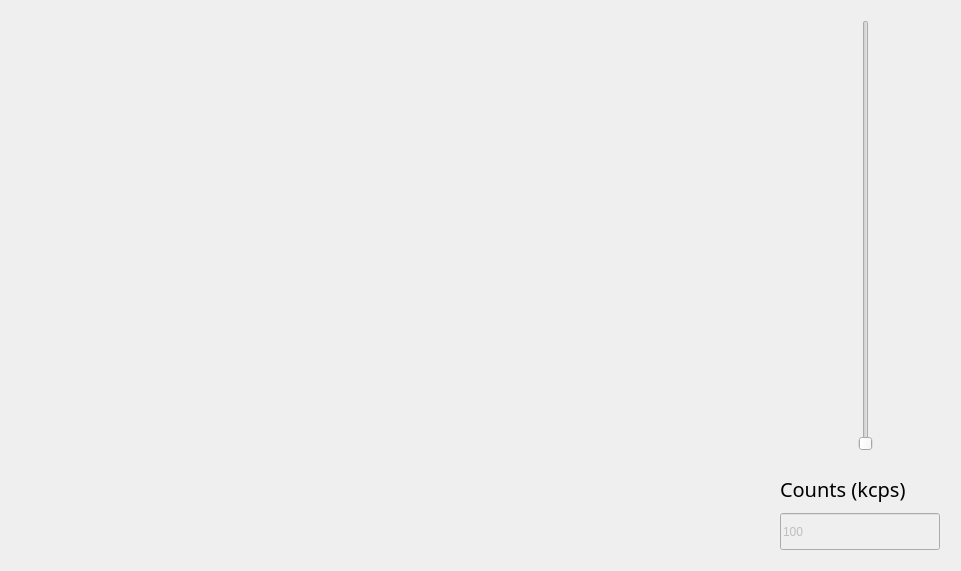
                          <widget class="QFrame" name="frame_13">
                           <property name="geometry">
                            <rect>
                             <x>10</x>
                             <y>10</y>
                             <width>961</width>
                             <height>571</height>
                            </rect>
                           </property>
                           <property name="frameShape">
                            <enum>QFrame::NoFrame</enum>
                           </property>
                           <widget class="QWidget" name="widget_6" native="true">
                            <property name="geometry">
                             <rect>
                              <x>10</x>
                              <y>10</y>
                              <width>771</width>
                              <height>551</height>
                             </rect>
                            </property>
                            <widget class="QWidget" name="verticalLayoutWidget_9">
                             <property name="geometry">
                              <rect>
                               <x>10</x>
                               <y>-40</y>
                               <width>751</width>
                               <height>591</height>
                              </rect>
                             </property>
                             <layout class="QVBoxLayout" name="confocal_layout"/>
                            </widget>
                           </widget>
                           <widget class="QWidget" name="confocal_widget" native="true">
                            <property name="geometry">
                             <rect>
                              <x>790</x>
                              <y>10</y>
                              <width>151</width>
                              <height>451</height>
                             </rect>
                            </property>
                            <widget class="QWidget" name="horizontalLayoutWidget_10">
                             <property name="geometry">
                              <rect>
                               <x>0</x>
                               <y>10</y>
                               <width>151</width>
                               <height>431</height>
                              </rect>
                             </property>
                             <layout class="QHBoxLayout" name="horizontalLayout_18">
                              <item>
                               <widget class="QSlider" name="verticalSlider_2">
                                <property name="styleSheet">
                                 <string notr="true"/>
                                </property>
                               </widget>
                              </item>
                             </layout>
                            </widget>
                           </widget>
                           <widget class="QFrame" name="frame_18">
                            <property name="geometry">
                             <rect>
                              <x>770</x>
                              <y>460</y>
                              <width>181</width>
                              <height>101</height>
                             </rect>
                            </property>
                            <property name="frameShape">
                             <enum>QFrame::NoFrame</enum>
                            </property>
                            <widget class="QWidget" name="verticalLayoutWidget_10">
                             <property name="geometry">
                              <rect>
                               <x>10</x>
                               <y>10</y>
                               <width>160</width>
                               <height>80</height>
                              </rect>
                             </property>
                             <layout class="QVBoxLayout" name="verticalLayout_23">
                              <item>
                               <widget class="QLabel" name="label_18">
                                <property name="font">
                                 <font>
                                  <family>Segoe UI Semibold</family>
                                  <pointsize>15</pointsize>
                                  <weight>7</weight>
                                  <italic>false</italic>
                                  <bold>false</bold>
                                 </font>
                                </property>
                                <property name="styleSheet">
                                 <string notr="true">font: 63 15pt &quot;Segoe UI Semibold&quot;;</string>
                                </property>
                                <property name="text">
                                 <string>Counts (kcps)</string>
                                </property>
                                <property name="wordWrap">
                                 <bool>true</bool>
                                </property>
                                <property name="textInteractionFlags">
                                 <set>Qt::NoTextInteraction</set>
                                </property>
                               </widget>
                              </item>
                              <item>
                               <widget class="QLineEdit" name="confocal_counts">
                                <property name="enabled">
                                 <bool>false</bool>
                                </property>
                                <property name="sizePolicy">
                                 <sizepolicy hsizetype="Expanding" vsizetype="Preferred">
                                  <horstretch>18</horstretch>
                                  <verstretch>0</verstretch>
                                 </sizepolicy>
                                </property>
                                <property name="maximumSize">
                                 <size>
                                  <width>200</width>
                                  <height>16777215</height>
                                 </size>
                                </property>
                                <property name="styleSheet">
                                 <string notr="true">font: 63 20pt &quot;Segoe UI Semibold&quot;;</string>
                                </property>
                                <property name="text">
                                 <string>100</string>
                                </property>
                               </widget>
                              </item>
                             </layout>
                            </widget>
                           </widget>
                          </widget>
